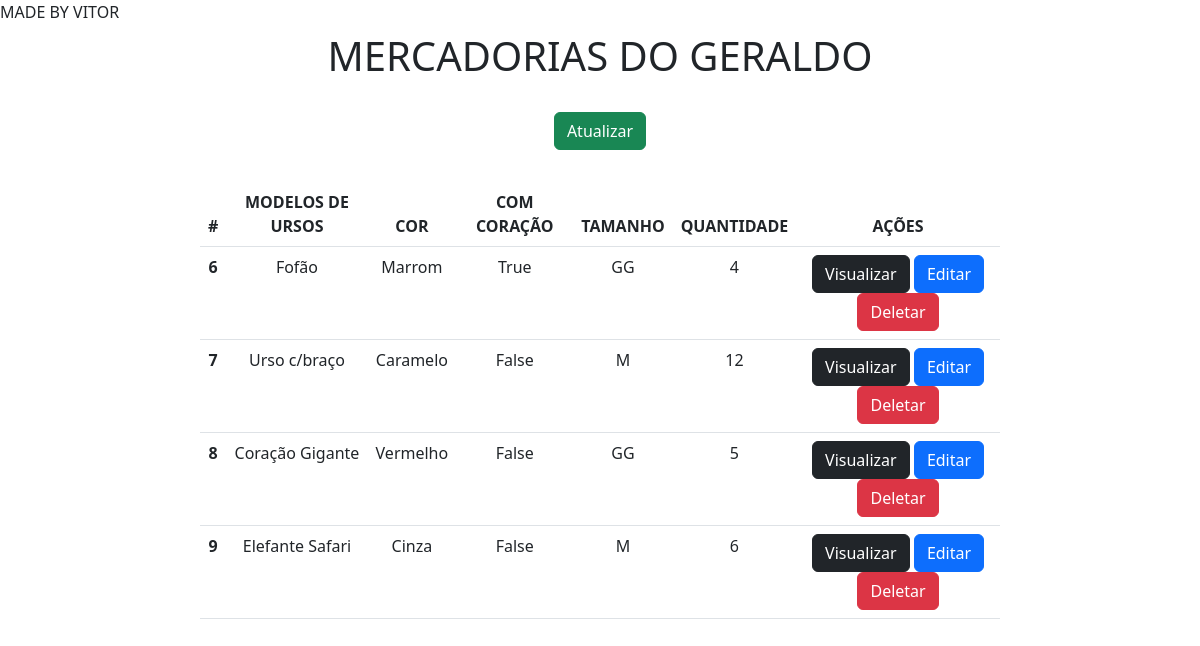
The page / on the database its author committed.
### app/models.py (models this page shows, shortened)
class Pelucia(models.Model):
    modelo = models.CharField(max_length=50)
    cor = models.CharField(max_length=50)
    coracao = models.BooleanField()
    tamanho = models.CharField(max_length=2)
    quantidade = models.IntegerField()

### app/views.py (the view)
# urls.py: 2. Add a URL to urlpatterns:  path('', views.home, name='home')
def home(request):
    data = {}
    data['db'] = Pelucia.objects.all()
    return render(request, 'index.html', data)

### app/templates/index.html (shortened to what this page needs)
<!doctype html>
<html lang="pt-br">
  <head>
    <link rel="stylesheet" href="https://cdn.jsdelivr.net/npm/bootstrap@5.3.0/dist/css/bootstrap.min.css" rel="stylesheet">
 </head>
  <body>
    MADE BY VITOR </h1>
  </body>
    <div class = "col-8 m-auto pt-2 pb-2 text-center">
        <h1>MERCADORIAS DO GERALDO </h1>
    </div>
    <div class = "col-8 m-auto pt-3 pb-2 text-center">
        <a href="/cadastro" class="btn btn-success">Atualizar</a>
    </div>
    <div class="col-8 m-auto pt-4 pb-2 text-center">
        <table class="table">
            <thead>
              <tr>
                <th scope="col">#</th>
                <th scope="col">MODELOS DE URSOS</th>
                <th scope="col">COR</th>
                <th scope="col">COM CORAÇÃO</th>
                <th scope="col">TAMANHO</th>
                <th scope="col">QUANTIDADE</th>
                <th scope="col">AÇÕES</th>
              </tr>
            </thead>
            <tbody>
                {% for dbs in db %}
              <tr>
                <th>{{dbs.id}}</th>
                <td>{{dbs.modelo}}</td>
                <td>{{dbs.cor}}</td>
                <td>{{dbs.coracao}}</td>
                <td>{{dbs.tamanho}}</td>
                <td>{{dbs.quantidade}}</td>
                <td>
                    <a href="/view/{{dbs.id}}" class="btn btn-dark">Visualizar</a>
                    <a href="/edit/{{dbs.id}}" class="btn btn-primary">Editar</a>
                    <a href="/delete/{{dbs.id}}" class="btn btn-danger">Deletar</a>
                </td>
              </tr>
              {% endfor %}
            </tbody>
          </table>
          {% load static %}
</html>

### rows shown on the page
Pelucia: id "6", modelo "Fofão", cor "Marrom", coracao "True", tamanho "GG", quantidade "4"
Pelucia: id "7", modelo "Urso c/braço", cor "Caramelo", coracao "False", tamanho "M", quantidade "12"
Pelucia: id "8", modelo "Coração Gigante", cor "Vermelho", coracao "False", tamanho "GG", quantidade "5"
Pelucia: id "9", modelo "Elefante Safari", cor "Cinza", coracao "False", tamanho "M", quantidade "6"
